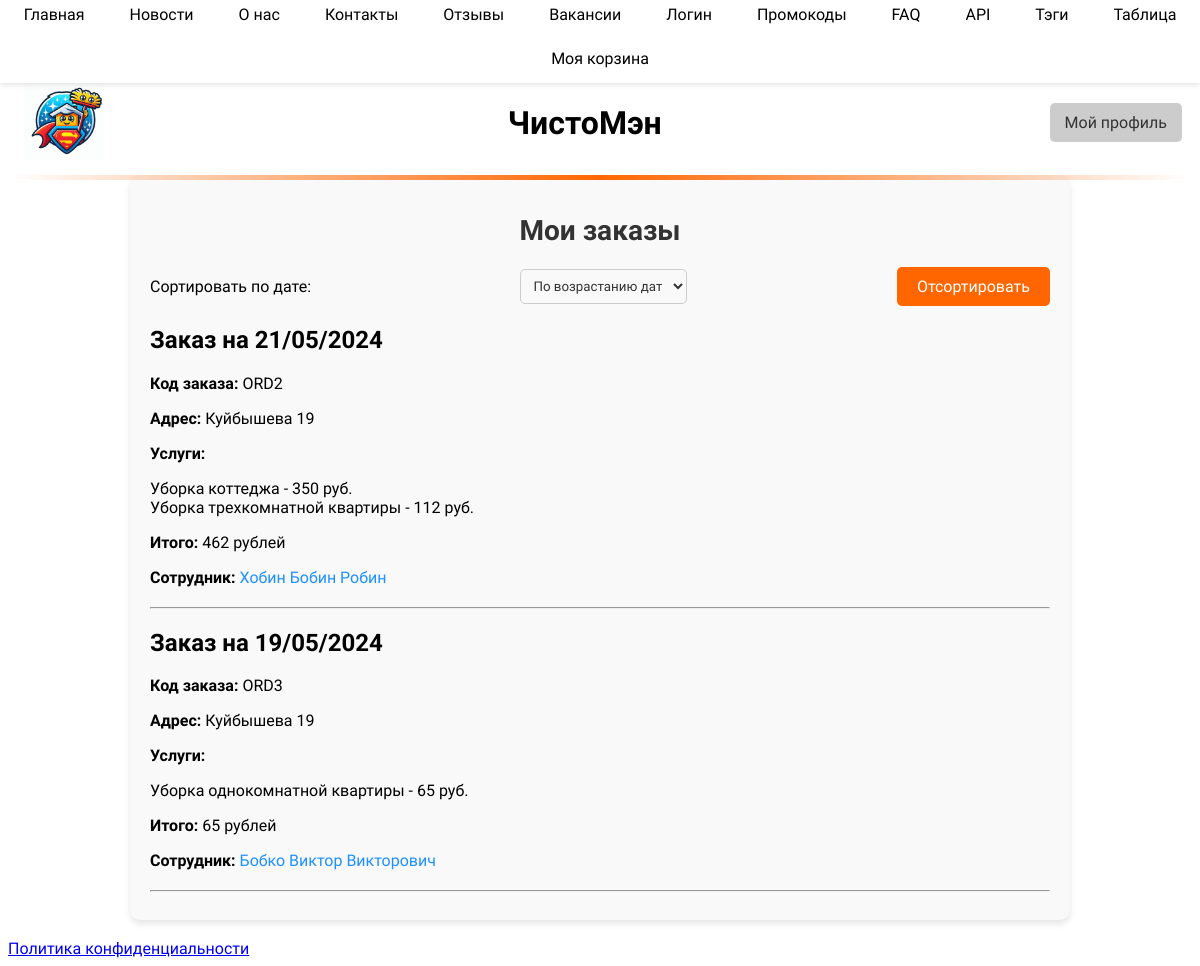
Screenshot of /myorders/ (signed in) with the database file from the repository.
### main/models.py (models this page shows, shortened)
class Order(models.Model):
    order_code = models.CharField(max_length=100, unique=True,blank=True, null=True, verbose_name='Код заказа')
    services = models.ManyToManyField('Service', related_name='orders', verbose_name='Услуги')
    address = models.CharField(max_length=255, verbose_name='Адрес проведения работ')
    date_of_work = models.DateTimeField(default=timezone.now, verbose_name='Дата проведения работ')
    customer = models.ForeignKey('Customer', on_delete=models.CASCADE, related_name='orders', verbose_name='Клиент')
    employee = models.ForeignKey('Employee', on_delete=models.CASCADE, related_name='orders', verbose_name='Сотрудник', blank=True, null=True)
    promo_code = models.ForeignKey('PromoCode', on_delete=models.SET_NULL, null=True, blank=True, related_name='orders', verbose_name='Промокод')
    def total_cost(self):
        total = sum(service.price for service in self.services.all())
        if self.promo_code and self.promo_code.is_active:
            total *= self.promo_code.discount_coefficient
        return total
    class Meta:
        verbose_name = 'Заказ'
        verbose_name_plural = 'Заказы'

class Service(models.Model):
    title = models.CharField('Название',max_length=50)
    description = models.TextField('Описание')
    price = models.IntegerField('Стоимость',default=100)
    service_type = models.ForeignKey(ServiceType, on_delete=models.CASCADE, verbose_name='Тип услуги',default=1)
    publish = models.DateTimeField(default=timezone.now)
    class Meta:
        verbose_name = 'Услуга'
        verbose_name_plural = 'Услуги'

class Employee(models.Model):
    user = models.OneToOneField(User, on_delete=models.CASCADE, related_name='employee_profile')
    full_name = models.CharField(max_length=100, verbose_name='ФИО сотрудника')
    birth_date = models.DateField(verbose_name='Дата рождения',default=date(2000, 1, 1))
    specializations = models.ManyToManyField(EmployeeSpecialization, related_name='employees', verbose_name='Специализации')
    photo = models.ImageField(upload_to='employee_photos/', blank=True, null=True, verbose_name='Фото')
    work_phone = models.CharField(max_length=20, blank=True, null=True, verbose_name='Рабочий телефон')
    work_email = models.EmailField(max_length=254, blank=True, null=True, verbose_name='Рабочая почта')
    description = models.TextField(blank=True, null=True, verbose_name='Описание работ')
    class Meta:
        verbose_name = 'Сотрудник'
        verbose_name_plural = 'Сотрудники'

### main/views.py (the view, shortened to what this page needs)
# urls.py: path('myorders/', views.view_orders, name='orders'),
@login_required
def view_orders(request):
    logger.info('In orders')
    user = request.user
    is_employee = user.groups.filter(name='Employee').exists()
    is_customer = user.groups.filter(name='Customer').exists()
    user_is_superuser = request.user.is_superuser
    orders_data = []
    employee_id = request.GET.get('employee_id')
    sort_direction = request.GET.get('sort_direction')
    if sort_direction == 'asc':
        if is_customer:
            orders = Order.objects.filter(customer__user=user).order_by('date_of_work')
        elif is_employee:
            orders = Order.objects.filter(employee__user=user).order_by('date_of_work')
        elif user_is_superuser:
            orders = Order.objects.all().order_by('date_of_work')
    else:
        if is_customer:
            orders = Order.objects.filter(customer__user=user)
        elif is_employee:
            orders = Order.objects.filter(employee__user=user)
        elif user_is_superuser:
            orders = Order.objects.all()
    if employee_id:
        orders = orders.filter(employee_id=employee_id)
    for order in orders:
        order.total_cost_value = order.total_cost()
        orders_data.append({
            'info': order,
            'total_order_price': order.total_cost() if order.total_cost() is not None else 0
        })
    employees = Employee.objects.all()
    return render(request, 'main/order/myorders.html', {
        'orders': orders_data,
        'user_is_superuser': user_is_superuser,
        'is_employee': is_employee,
        'is_customer': is_customer,
        'employees': employees,
        'selected_employee_id': employee_id,
        'sort_direction': sort_direction
    })

### main/context_processors.py (called while the page is built)
def partners_processor(request):
    partners = Partner.objects.all()
    return {
        'partners': partners,
    }

### main/templates/main/order/myorders.html (shortened to what this page needs)
{% extends 'main/base.html' %}
{% block content %}
<div class="profile-orders-container">
    <h1 class="profile-orders-title">Мои заказы</h1>
    <form action="{% url 'orders' %}" method="get" class="profile-sort-filter-form">
        <label for="sort_direction">Сортировать по дате:</label>
        <select name="sort_direction" id="sort_direction" class="profile-select-field">
            <option value="asc" {% if sort_direction == "asc" %}selected{% endif %}>По возрастанию дат</option>
        </select>
        <button type="submit" class="profile-sort-button">Отсортировать</button>
    </form>
    {% if orders %}
    <ul class="profile-orders-list">
        {% for order in orders %}
        <li class="profile-order-item">
            <h2>Заказ на {{ order.info.date_of_work |date:"d/m/Y"}}</h2>
            <p><strong>Код заказа:</strong> {{ order.info.order_code }}</p>
            <p><strong>Адрес:</strong> {{ order.info.address }}</p>
            <p><strong>Услуги:</strong></p>
            <ul class="profile-services-list">
                {% for service in order.info.services.all %}
                <li>{{ service.title }} - {{ service.price }} руб.</li>
                {% endfor %}
            </ul>
            <p><strong>Итого:</strong> {{ order.total_order_price }} рублей</p>
            {% if is_customer or user_is_superuser %}
            <p><strong>Сотрудник:</strong>
                {% if order.info.employee %}
                <a href="{% url 'employee_detail' order.info.employee.id %}" class="profile-employee-link">{{ order.info.employee.full_name }}</a>
                {% else %}
                Не назначен
                {% endif %}
            </p>
            {% endif %}
        </li>
        <hr>
        {% endfor %}
    </ul>
    {% else %}
    <p class="profile-no-orders-message">У вас пока нет заказов.</p>
    {% endif %}
</div>
{% endblock %}

### main/static/css/style.css (style rules this page uses)
body { font-family: 'Roboto', Arial, sans-serif; background-color: white; font-kerning: normal; }
button { cursor: pointer; }
.profile-orders-container { max-width: 900px; margin: 0 auto; padding: 20px; background-color: #f9f9f9; border-radius: 10px; box-shadow: 0 4px 6px rgba(0, 0, 0, 0.1); }
.profile-orders-title { font-size: 28px; margin-bottom: 20px; text-align: center; color: #333; }
.profile-sort-filter-form { margin-bottom: 20px; display: flex; gap: 10px; align-items: center; justify-content: space-between; flex-wrap: wrap; }
.profile-select-field { padding: 8px; border: 1px solid #ccc; border-radius: 5px; background-color: #f9f9f9; color: #333; }
.profile-sort-button { background-color: #ff6600; color: white; padding: 10px 20px; font-size: 16px; border: none; border-radius: 5px; cursor: pointer; transition: background-color 0.3s ease; }
.profile-orders-list { list-style-type: none; padding: 0; margin: 0; }
.profile-order-item { margin-bottom: 20px; }
.profile-services-list { list-style-type: none; padding: 0; margin: 10px 0; }
.profile-employee-link, .profile-customer-link { color: #1E90FF; text-decoration: none; }

### rows the page displays
Order: info.date_of_work "21/05/2024", info.order_code "ORD2", info.address "Куйбышева 19", total_order_price "462", info.employee.full_name "Хобин Бобин Робин"
Service: title "Уборка коттеджа", price "350"
Service: title "Уборка трехкомнатной квартиры", price "112"
Order: info.date_of_work "19/05/2024", info.order_code "ORD3", info.address "Куйбышева 19", total_order_price "65", info.employee.full_name "Бобко Виктор Викторович"
Service: title "Уборка однокомнатной квартиры", price "65"
